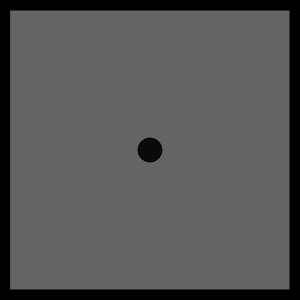
Frame 1 (no input)
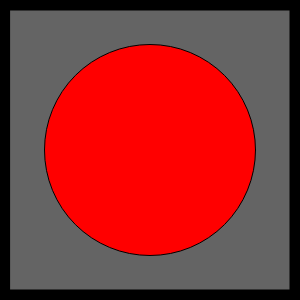
Frame 60 (no input)
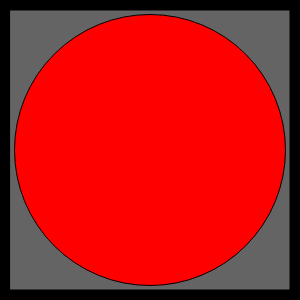
Frame 120 (the mouse pressed at the canvas centre since frame 60)

The p5.js sketch that drew these frames (run headless with seeded random() and noise() and a simulated clock; from frame 60 on, the mouse is pressed at the canvas centre):

// p5.js sketch
// ── sketch.js
var circ = 21;
var direction = 1; // 1 is outwards, 0 is inwards
var wid = 300;
var maxsize = wid - 20;
var speed = 2;
function setup() {
  createCanvas(wid,wid);
  background(0);
  frameRate(30);
}

function draw() {
  if ( direction == 1) {
  fill(100,100,100)
  rect(10,10,wid-20,wid-20);
  speed = speed + 1;
  circ = circ + speed;
  fill(10,10,10);
  ellipse(wid/2,wid/2,circ);
  } else if (direction === 0) {
    fill(100,100,100)
  rect(10,10,wid-20,wid-20);
  speed = speed - 1;
  circ = circ - speed;
  fill(255,0,0);
  ellipse(wid/2,wid/2,circ);
  } 
  if (circ >= maxsize-10) {
  direction = direction - 1;
  } else if (circ <= 2) {
    direction = direction + 1;
  }

}
